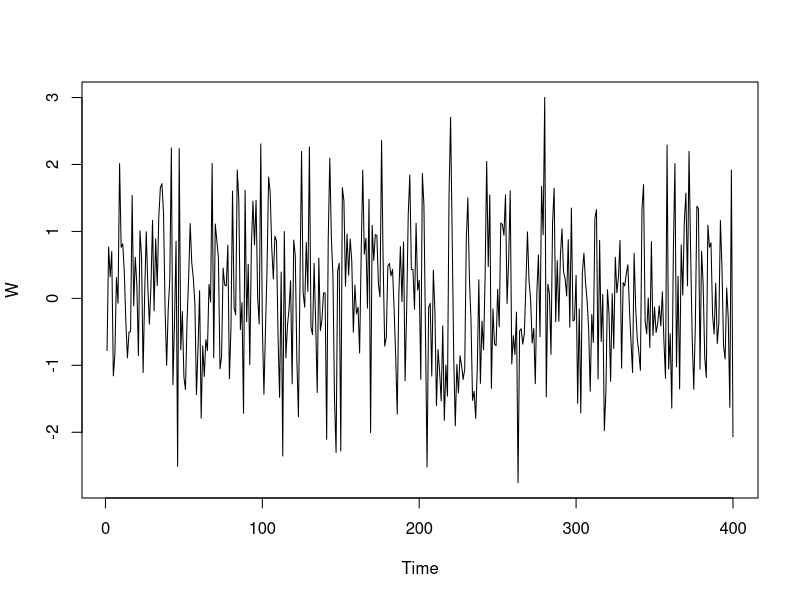
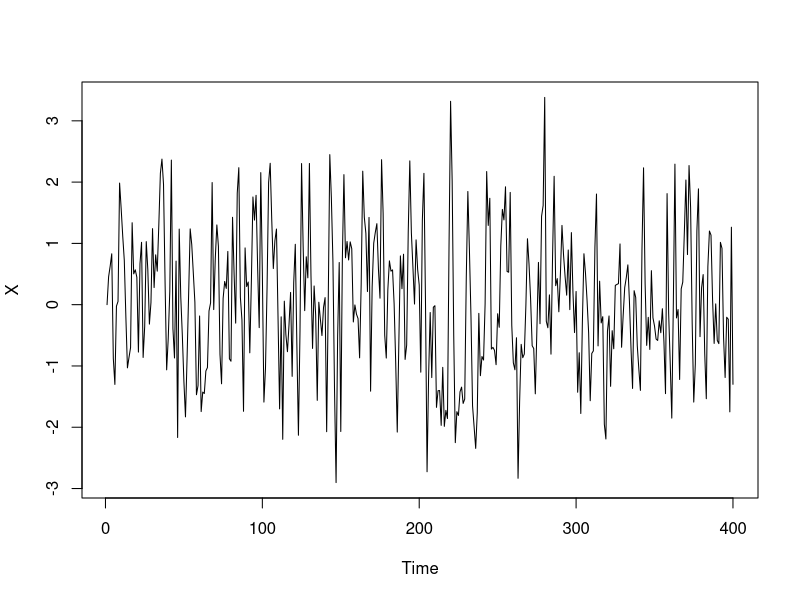
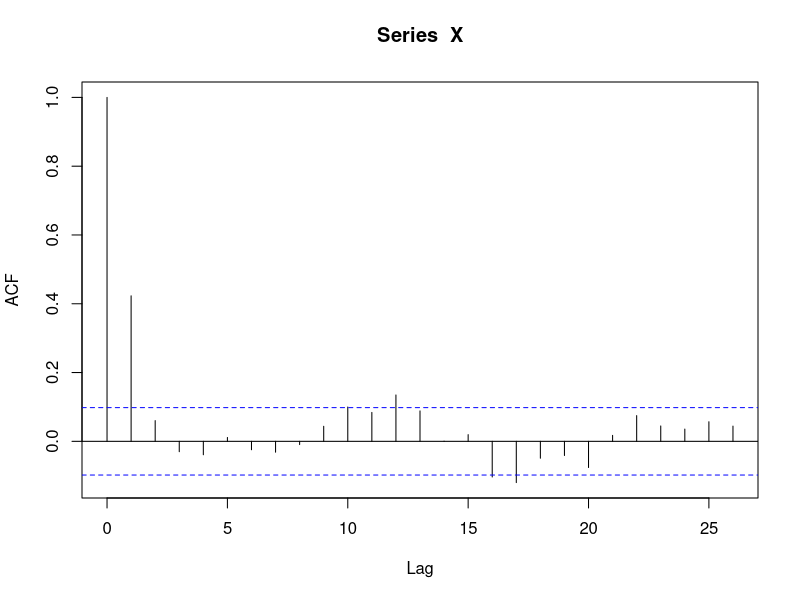
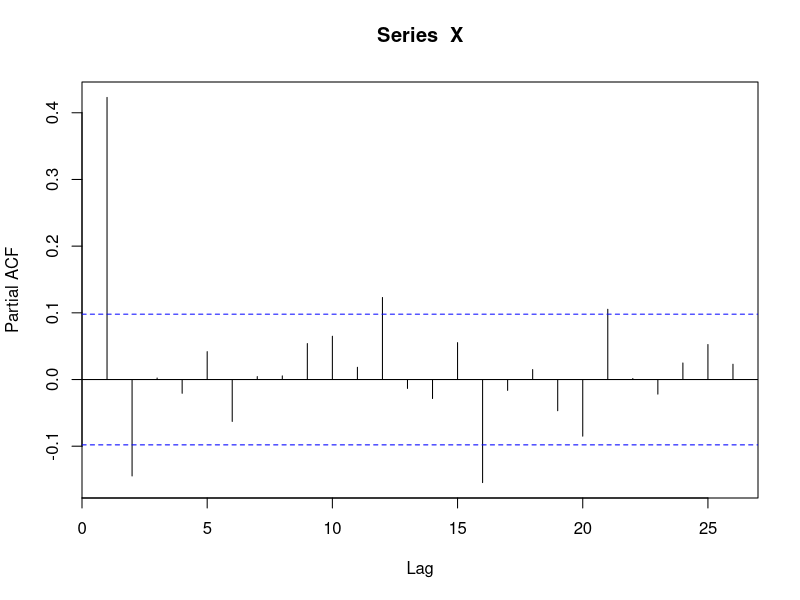
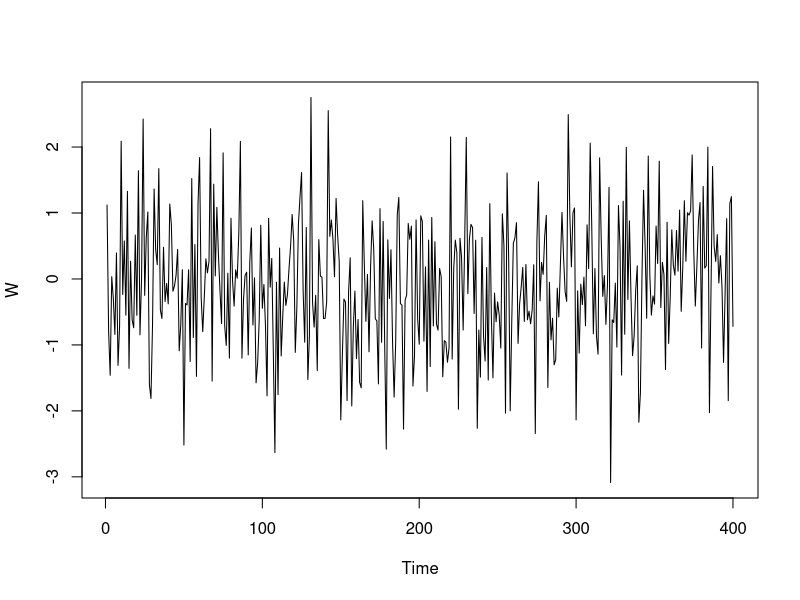
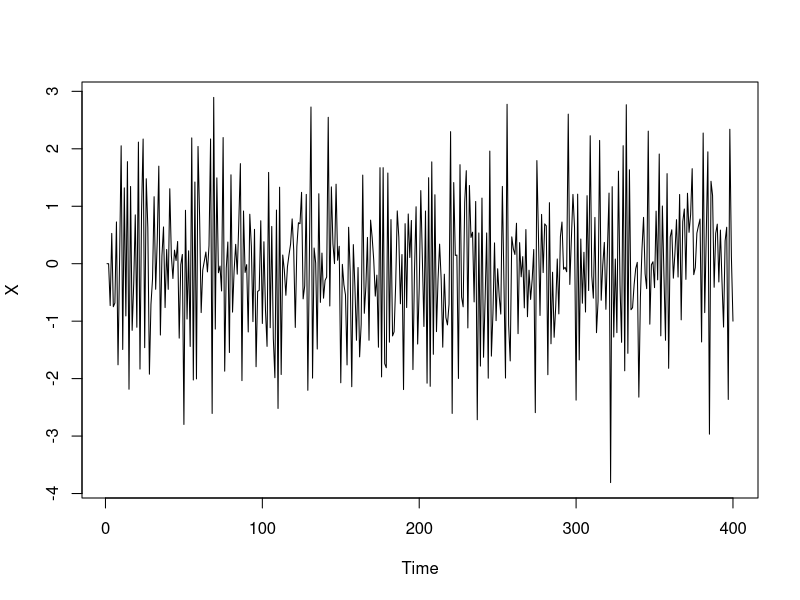
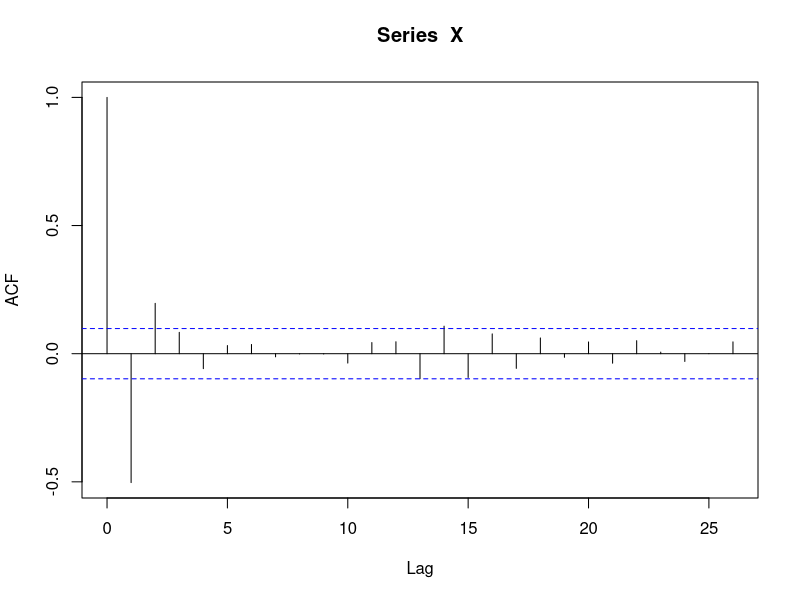
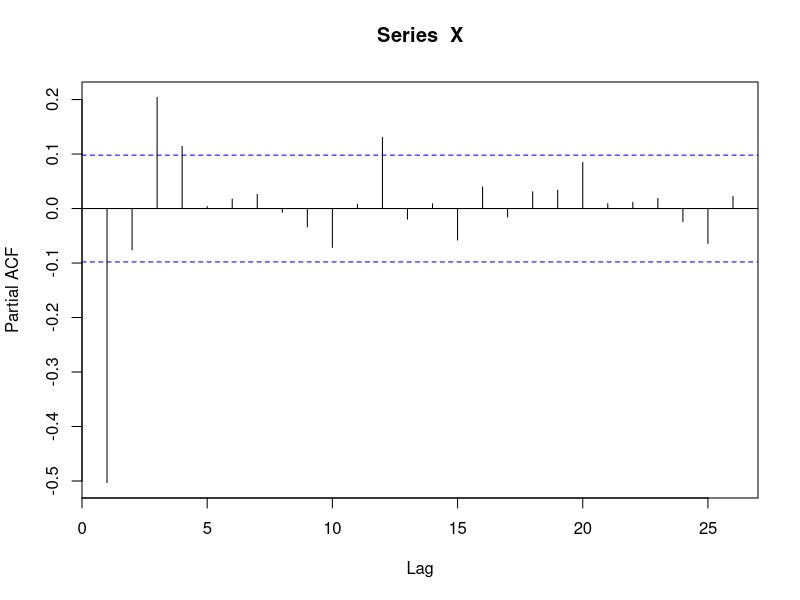

Here is the R script that generated these plots, in order:
## ---- chunk 1
knitr::opts_chunk$set(echo = TRUE)
## ---- chunk 2
n<-400
W<-rnorm(n)
X<-numeric(n)

for (t in 2:n)
  X[t]<-0.4*W[t-1]+W[t]

ts.plot(W)
ts.plot(X)

acfx<-acf(X)
acfx
pacfx<-pacf(X)
pacfx
## ---- chunk 3
n<-400
W<-rnorm(n)
X<-numeric(n)

for (t in 3:n)
  X[t]<-0.3*W[t-2]-0.5*W[t-1]+W[t]

ts.plot(W)
ts.plot(X)

acfx<-acf(X)
acfx
pacfx<-pacf(X)
pacfx
## ---- chunk 4
n<-400
W<-rnorm(n)
X<-numeric(n)
X[1]<-0
X[2]<-0

for (t in 2:n)
  X[t]<-0.7*X[t-1]+W[t]

ts.plot(W)
ts.plot(X)

acfx<-acf(X)
acfx
pacfx<-pacf(X)
pacfx
## ---- chunk 5
n<-400
W<-rnorm(n)
X<-numeric(n)
X[1]<-1
X[2]<-0

for (t in 3:n)
  X[t]<-0.2*X[t-1]+0.3*X[t-2]+W[t]

ts.plot(W)
ts.plot(X)

acfx<-acf(X)
acfx
pacfx<-pacf(X)
pacfx
